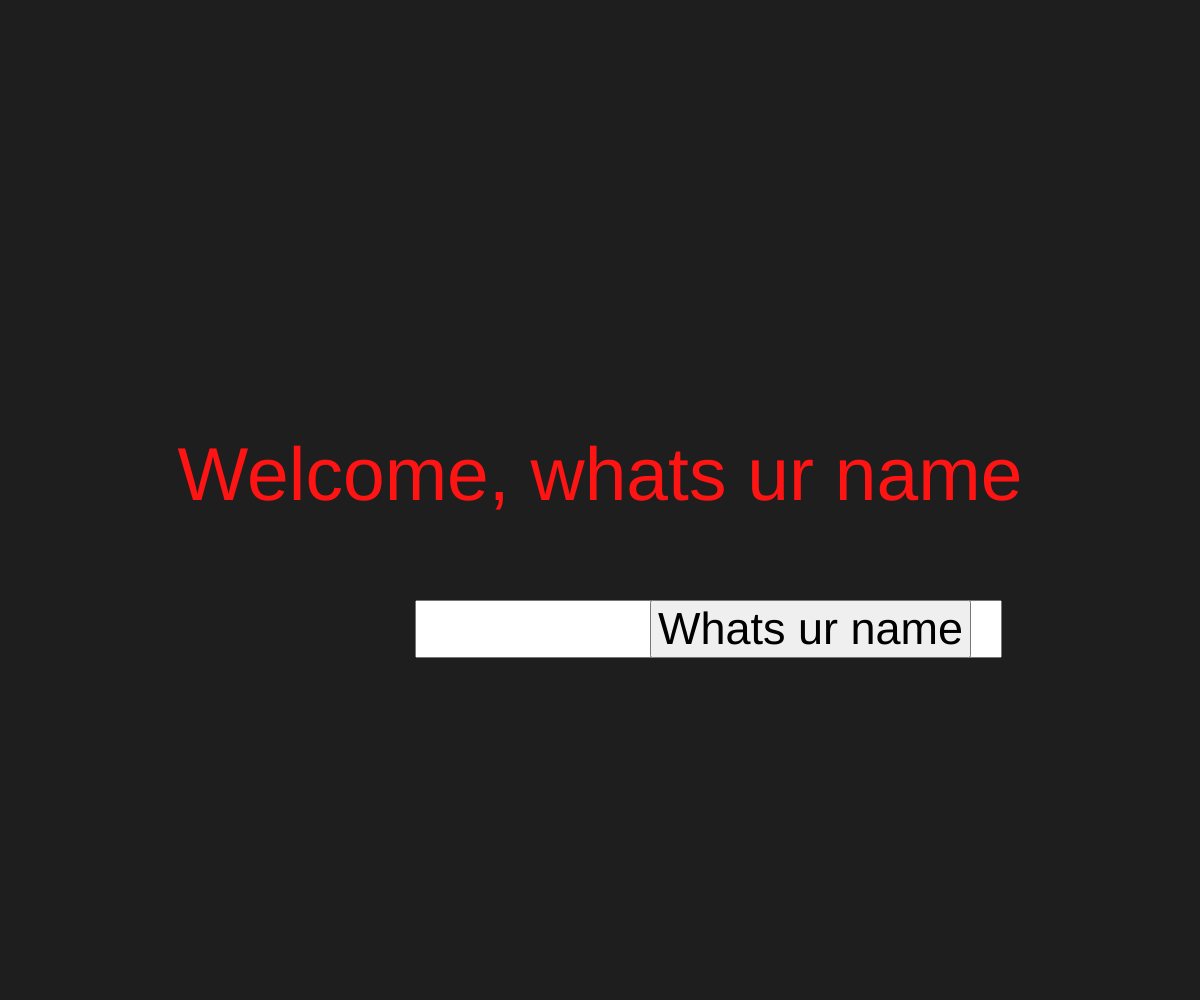
Frame 1 (no input)
Frame 60 (no input): identical to frame 1, image omitted
Frame 120 (the mouse pressed at the canvas centre since frame 60): identical to frame 1, image omitted

The p5.js sketch that drew this single still picture (run headless with seeded random() and noise() and a simulated clock; from frame 60 on, the mouse is pressed at the canvas centre):

// p5.js sketch
// ── sketch.js

/**p5.js example redirecting users to either a send or a receive page */

let you;

let nameSubmit = false; // variable determining whether or not the user has pressed submit yet
let nameInput;

let submitButton;

let sendPage
let receivePage

function setup() {

    createCanvas(windowWidth, windowHeight);

    textSize(75);
    textAlign(CENTER);
    fill(255,20,20);


    nameInput = createInput();
    nameInput.style("font-size: 45px");
    nameInput.position((windowWidth/2)-nameInput.width, 100+ (windowHeight/2));

    submitButton = createButton("Whats ur name");
    submitButton.style("font-size:45px");
    submitButton.position(nameInput.x + nameInput.width + 50, 100+ (windowHeight/2));

    submitButton.mousePressed(submitName);

  }
  
function draw() {

  background(30);

  if (nameSubmit == false) {

    text("Welcome, whats ur name", windowWidth/2, windowHeight/2);

  } else {

    submitButton.remove();

    nameInput.remove();
    text("Thank you, " + you + " . Please choose either:" , windowWidth/2, windowHeight/2);

    sendPage = createA('/../_sendInfo/index.html?you='+you, 'Send');
    sendPage.style("font-size: 30px"); // adds a style onto the link and makes the font bigger
    sendPage.position((windowWidth/2) - 200, windowHeight*0.6);

    receivePage = createA('/../_receiveInfo/index.html?you='+you, 'Receive');
    receivePage.style("font-size: 30px");
    receivePage.position((windowWidth/2) + 100, windowHeight*0.6);

    noLoop(); // to be able to click on the link;
  
  }
 
}

function submitName() {

  you = nameInput.value()

  if ( you != "" ) {

    nameSubmit = true;

  } else {

    window.alert("Whats ur name!");
  }

}
// ── pubnub_global.js
/**
 * Written for UTSC New Media in Theory
 * Parts of this code is adapted from Nick Puckett & Kate Hartman's Creation & Computation PubNub Code
 * 
 * This file sets up the publish and subscribe events for the all of the pubnub pages on this website.  
*/

let dataServer;
let pubKey = "pub-c-e6d6b188-2161-4733-b37f-f44d63bf7fe4";
let subKey = "sub-c-5caa329c-e813-4681-8c6a-f07d9dfa7856";
let secretKey = "sec-c-OWU3MmViMjMtYjg0Yi00MTUzLTgzMmEtNDBiMDJlMzVkZGU0";


function createServer(you) {

  dataServer = new PubNub({
      subscribeKey: subKey,
      publishKey: pubKey,
      uuid: you,
      secretKey: secretKey,
      heartbeatInterval: 0,
    });

}
